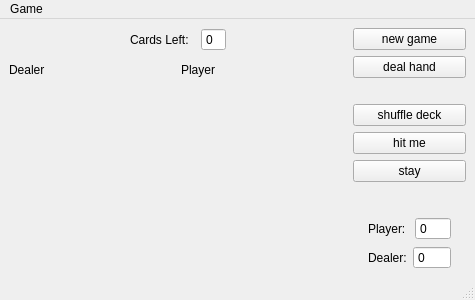
<?xml version="1.0" encoding="UTF-8"?>
<ui version="4.0">
 <class>BlackJack</class>
 <widget class="QMainWindow" name="BlackJack">
  <property name="geometry">
   <rect>
    <x>0</x>
    <y>0</y>
    <width>475</width>
    <height>300</height>
   </rect>
  </property>
  <property name="minimumSize">
   <size>
    <width>475</width>
    <height>300</height>
   </size>
  </property>
  <property name="windowTitle">
   <string>MainWindow</string>
  </property>
  <widget class="QWidget" name="centralwidget">
   <layout class="QHBoxLayout" name="horizontalLayout_3" stretch="3,1">
    <item>
     <layout class="QVBoxLayout" name="verticalLayout_2" stretch="0,1">
      <property name="spacing">
       <number>12</number>
      </property>
      <property name="sizeConstraint">
       <enum>QLayout::SetMinimumSize</enum>
      </property>
      <item>
       <layout class="QHBoxLayout" name="horizontalLayout_2" stretch="0,0,0,0">
        <property name="leftMargin">
         <number>0</number>
        </property>
        <property name="topMargin">
         <number>0</number>
        </property>
        <property name="rightMargin">
         <number>0</number>
        </property>
        <item>
         <spacer name="horizontalSpacer">
          <property name="orientation">
           <enum>Qt::Horizontal</enum>
          </property>
          <property name="sizeHint" stdset="0">
           <size>
            <width>40</width>
            <height>20</height>
           </size>
          </property>
         </spacer>
        </item>
        <item>
         <widget class="QLabel" name="label_3">
          <property name="text">
           <string>Cards Left:</string>
          </property>
         </widget>
        </item>
        <item>
         <widget class="QSpinBox" name="sb_cardsLeft">
          <property name="readOnly">
           <bool>true</bool>
          </property>
          <property name="buttonSymbols">
           <enum>QAbstractSpinBox::NoButtons</enum>
          </property>
         </widget>
        </item>
        <item>
         <spacer name="horizontalSpacer_2">
          <property name="orientation">
           <enum>Qt::Horizontal</enum>
          </property>
          <property name="sizeHint" stdset="0">
           <size>
            <width>40</width>
            <height>20</height>
           </size>
          </property>
         </spacer>
        </item>
       </layout>
      </item>
      <item>
       <layout class="QHBoxLayout" name="horizontalLayout" stretch="0,0">
        <property name="spacing">
         <number>6</number>
        </property>
        <item>
         <layout class="QVBoxLayout" name="verticalLayout_3" stretch="0,1">
          <item>
           <widget class="QLabel" name="label">
            <property name="text">
             <string>Dealer</string>
            </property>
            <property name="alignment">
             <set>Qt::AlignLeading|Qt::AlignLeft|Qt::AlignTop</set>
            </property>
           </widget>
          </item>
          <item>
           <layout class="QGridLayout" name="layout_dealer">
            <item row="0" column="0">
             <widget class="QLabel" name="label_6">
              <property name="text">
               <string/>
              </property>
              <property name="pixmap">
               <pixmap resource="../../../libs/cards2/cards2.qrc">:/images/cb.png</pixmap>
              </property>
              <property name="alignment">
               <set>Qt::AlignCenter</set>
              </property>
             </widget>
            </item>
           </layout>
          </item>
         </layout>
        </item>
        <item>
         <layout class="QVBoxLayout" name="verticalLayout" stretch="0,1">
          <item>
           <widget class="QLabel" name="label_2">
            <property name="text">
             <string>Player</string>
            </property>
            <property name="alignment">
             <set>Qt::AlignLeading|Qt::AlignLeft|Qt::AlignTop</set>
            </property>
           </widget>
          </item>
          <item>
           <layout class="QGridLayout" name="layout_player">
            <item row="0" column="0">
             <widget class="QLabel" name="label_7">
              <property name="text">
               <string/>
              </property>
              <property name="pixmap">
               <pixmap resource="../../../libs/cards2/cards2.qrc">:/images/cb.png</pixmap>
              </property>
              <property name="alignment">
               <set>Qt::AlignCenter</set>
              </property>
             </widget>
            </item>
           </layout>
          </item>
         </layout>
        </item>
       </layout>
      </item>
     </layout>
    </item>
    <item>
     <layout class="QVBoxLayout" name="verticalLayout_4">
      <item>
       <widget class="QToolButton" name="tb_newGame">
        <property name="sizePolicy">
         <sizepolicy hsizetype="Minimum" vsizetype="Fixed">
          <horstretch>0</horstretch>
          <verstretch>0</verstretch>
         </sizepolicy>
        </property>
        <property name="minimumSize">
         <size>
          <width>0</width>
          <height>22</height>
         </size>
        </property>
        <property name="text">
         <string>new game</string>
        </property>
        <property name="toolButtonStyle">
         <enum>Qt::ToolButtonIconOnly</enum>
        </property>
        <property name="arrowType">
         <enum>Qt::NoArrow</enum>
        </property>
       </widget>
      </item>
      <item>
       <widget class="QToolButton" name="tb_dealHand">
        <property name="sizePolicy">
         <sizepolicy hsizetype="Minimum" vsizetype="Fixed">
          <horstretch>0</horstretch>
          <verstretch>0</verstretch>
         </sizepolicy>
        </property>
        <property name="minimumSize">
         <size>
          <width>0</width>
          <height>22</height>
         </size>
        </property>
        <property name="text">
         <string>deal hand</string>
        </property>
       </widget>
      </item>
      <item>
       <spacer name="verticalSpacer">
        <property name="orientation">
         <enum>Qt::Vertical</enum>
        </property>
        <property name="sizeType">
         <enum>QSizePolicy::Fixed</enum>
        </property>
        <property name="sizeHint" stdset="0">
         <size>
          <width>20</width>
          <height>20</height>
         </size>
        </property>
       </spacer>
      </item>
      <item>
       <widget class="QToolButton" name="tb_shuffleDeck">
        <property name="sizePolicy">
         <sizepolicy hsizetype="Minimum" vsizetype="Fixed">
          <horstretch>0</horstretch>
          <verstretch>0</verstretch>
         </sizepolicy>
        </property>
        <property name="minimumSize">
         <size>
          <width>0</width>
          <height>22</height>
         </size>
        </property>
        <property name="text">
         <string>shuffle deck</string>
        </property>
       </widget>
      </item>
      <item>
       <widget class="QToolButton" name="tb_hit_me">
        <property name="sizePolicy">
         <sizepolicy hsizetype="Minimum" vsizetype="Fixed">
          <horstretch>0</horstretch>
          <verstretch>0</verstretch>
         </sizepolicy>
        </property>
        <property name="minimumSize">
         <size>
          <width>0</width>
          <height>22</height>
         </size>
        </property>
        <property name="text">
         <string>hit me</string>
        </property>
       </widget>
      </item>
      <item>
       <widget class="QToolButton" name="tb_stay">
        <property name="sizePolicy">
         <sizepolicy hsizetype="Minimum" vsizetype="Fixed">
          <horstretch>0</horstretch>
          <verstretch>0</verstretch>
         </sizepolicy>
        </property>
        <property name="minimumSize">
         <size>
          <width>0</width>
          <height>22</height>
         </size>
        </property>
        <property name="text">
         <string>stay</string>
        </property>
       </widget>
      </item>
      <item>
       <spacer name="verticalSpacer_2">
        <property name="orientation">
         <enum>Qt::Vertical</enum>
        </property>
        <property name="sizeHint" stdset="0">
         <size>
          <width>20</width>
          <height>40</height>
         </size>
        </property>
       </spacer>
      </item>
      <item>
       <layout class="QHBoxLayout" name="horizontalLayout_5">
        <property name="sizeConstraint">
         <enum>QLayout::SetDefaultConstraint</enum>
        </property>
        <property name="leftMargin">
         <number>15</number>
        </property>
        <property name="rightMargin">
         <number>15</number>
        </property>
        <property name="bottomMargin">
         <number>0</number>
        </property>
        <item>
         <widget class="QLabel" name="label_4">
          <property name="text">
           <string>Player: </string>
          </property>
         </widget>
        </item>
        <item>
         <widget class="QSpinBox" name="sb_playerScore">
          <property name="readOnly">
           <bool>true</bool>
          </property>
          <property name="buttonSymbols">
           <enum>QAbstractSpinBox::NoButtons</enum>
          </property>
         </widget>
        </item>
       </layout>
      </item>
      <item>
       <layout class="QHBoxLayout" name="horizontalLayout_6">
        <property name="leftMargin">
         <number>15</number>
        </property>
        <property name="topMargin">
         <number>0</number>
        </property>
        <property name="rightMargin">
         <number>15</number>
        </property>
        <item>
         <widget class="QLabel" name="label_5">
          <property name="text">
           <string>Dealer:</string>
          </property>
         </widget>
        </item>
        <item>
         <widget class="QSpinBox" name="sb_dealerScore">
          <property name="wrapping">
           <bool>false</bool>
          </property>
          <property name="frame">
           <bool>true</bool>
          </property>
          <property name="readOnly">
           <bool>true</bool>
          </property>
          <property name="buttonSymbols">
           <enum>QAbstractSpinBox::NoButtons</enum>
          </property>
         </widget>
        </item>
       </layout>
      </item>
     </layout>
    </item>
   </layout>
  </widget>
  <widget class="QMenuBar" name="menubar">
   <property name="geometry">
    <rect>
     <x>0</x>
     <y>0</y>
     <width>475</width>
     <height>21</height>
    </rect>
   </property>
   <widget class="QMenu" name="menuGame">
    <property name="title">
     <string>Game</string>
    </property>
    <addaction name="actionNewGame"/>
    <addaction name="actionDeal_Hand"/>
    <addaction name="separator"/>
    <addaction name="actionShuffle_Deck"/>
    <addaction name="actionHit_Me"/>
    <addaction name="actionStay"/>
   </widget>
   <addaction name="menuGame"/>
  </widget>
  <widget class="QStatusBar" name="statusbar"/>
  <action name="actionNewGame">
   <property name="text">
    <string>New Game</string>
   </property>
   <property name="toolTip">
    <string>Starts a new game</string>
   </property>
   <property name="shortcut">
    <string>Ctrl+N</string>
   </property>
  </action>
  <action name="actionShuffle_Deck">
   <property name="text">
    <string>Shuffle Deck</string>
   </property>
   <property name="toolTip">
    <string>Shuffles the deck</string>
   </property>
  </action>
  <action name="actionHit_Me">
   <property name="text">
    <string>Hit Me</string>
   </property>
   <property name="toolTip">
    <string>Add another card to your deck</string>
   </property>
  </action>
  <action name="actionStay">
   <property name="text">
    <string>Stay</string>
   </property>
   <property name="toolTip">
    <string>End your turn</string>
   </property>
  </action>
  <action name="actionDeal_Hand">
   <property name="text">
    <string>Deal Hand</string>
   </property>
   <property name="toolTip">
    <string>Deals a new hand</string>
   </property>
  </action>
 </widget>
 <resources>
  <include location="../../../libs/cards2/cards2.qrc"/>
 </resources>
 <connections/>
</ui>
